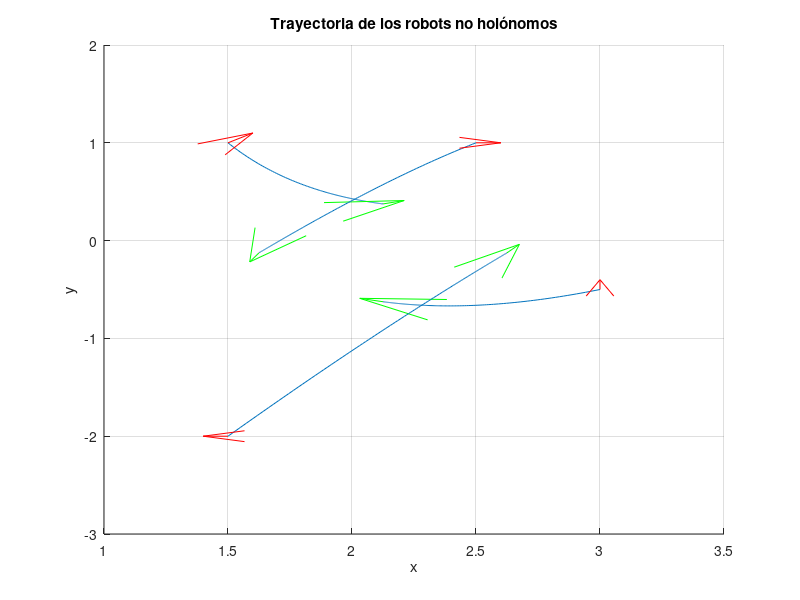
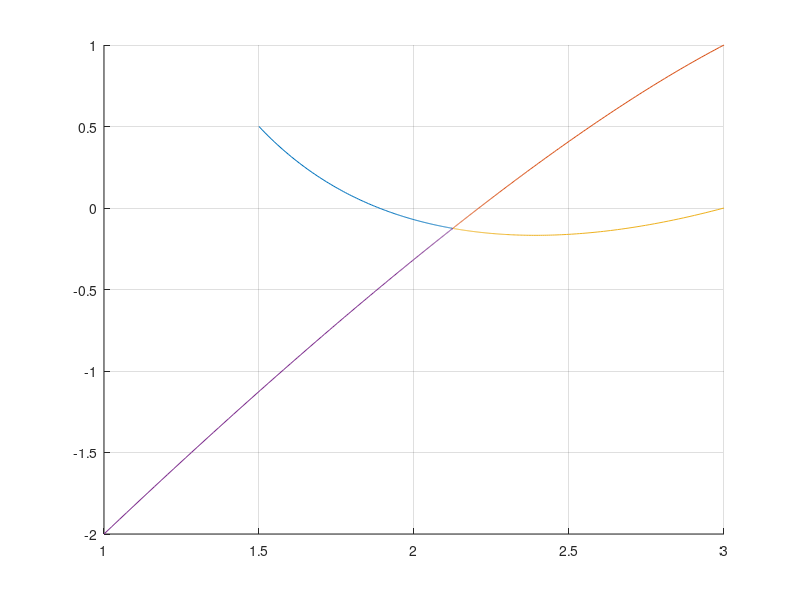
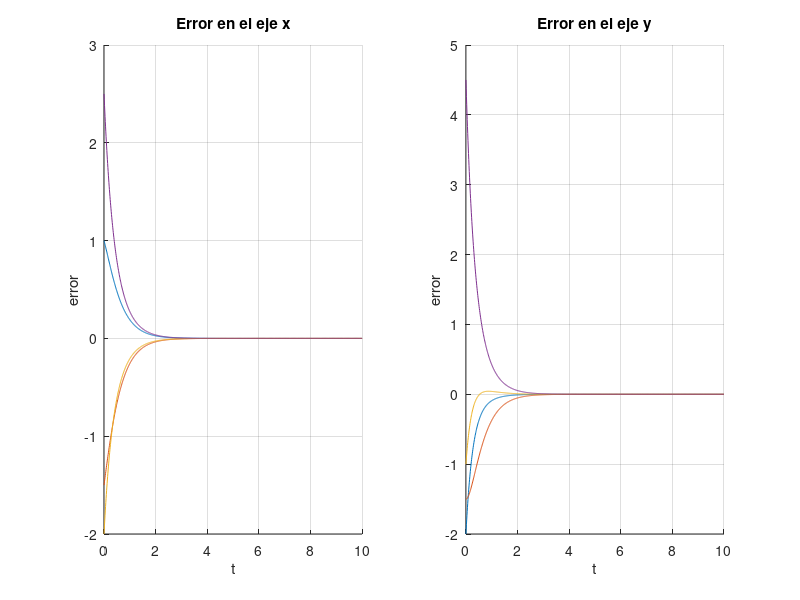
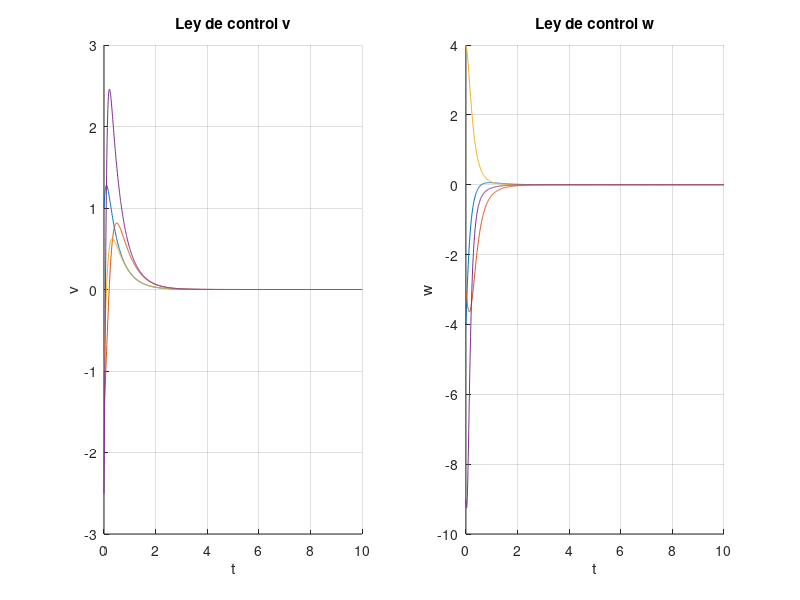

These figures' MATLAB source, in order:
clc
clearvars
close all

%Parametros iniciales
d=.5;        %Distancia del robot al punto de control
l=0.5;      %Distancia del punto de control al agente virtual
agentes=4;  %Numero de agentes
sigma=0.2;  %Distancia de seguridad
k1=10;     %Ganancia de evasion
k2=2;     %Ganancia de consenso
delta=.1;

%Matriz laplaciana 
L=[2 -1  0 -1;
  -1  2 -1  0;
   0 -1  2 -1;
  -1  0 -1  2];
I2=eye(2);
Jr=I2;
kronL=kron(L,I2);

%Posiciones iniciales robots reales, elegidas al azar
x=[1 2 3 2];
y=[1 1 -1 -2];
Theta=deg2rad([0 0 90 180]);
%Posiciones iniciales de los puntos de control
alpha1=[x(1)+d*round(cos(Theta(1))); y(1)+d*round(sin(Theta(1)))];
alpha2=[x(2)+d*round(cos(Theta(2))); y(2)+d*round(sin(Theta(2)))];
alpha3=[x(3)+d*round(cos(Theta(3))); y(3)+d*round(sin(Theta(3)))];
alpha4=[x(4)+d*round(cos(Theta(4))); y(4)+d*round(sin(Theta(4)))];
alphaInit=[alpha1;alpha2;alpha3;alpha4];

%Formacion especificada (un rombo)
z1=l*[round(cos((3*pi)/2)); round(sin((3*pi)/2))];
z2=l*[round(cos(2*pi)); round(sin(2*pi))];
z3=l*[round(cos(pi/2)); round(sin(pi/2))];
z4=l*[round(cos(3*pi)); round(sin(pi))];
z=[z1;z2;z3;z4];

%Posiciones iniciales agentes virtuales
alphav1=alpha1+z1;
alphav2=alpha2+z2;
alphav3=alpha3+z3;
alphav4=alpha4+z4;
alphavInit=[alphav1;alphav2;alphav3;alphav4];

%Condiciones de la simulacion
Dt = 0.01; % Periodo de muestreo
tiempo = 10; % Duracion de la simulacion en segundos
iteraciones = tiempo / Dt;

%Inicialización de parametros
alphav=zeros(agentes*2,iteraciones+1); %Agentes virtuales
alphav(:,1)=alphavInit;
alpha=zeros(agentes*2,iteraciones);    %Puntos de control
alpha(:,1)=alphaInit;
theta=zeros(agentes,iteraciones);
theta(:,1)=Theta;
e=zeros(agentes*2,iteraciones);
v_hist=zeros(agentes,iteraciones);
w_hist=zeros(agentes,iteraciones);
%Simulacion
for k=1:iteraciones
    
    for i=1:agentes
        Id=(2*i)-1:(2*i);
        
        %Dinamica
        M = [cos(theta(i,k)) -d*sin(theta(i,k));
              sin(theta(i,k))  d*cos(theta(i,k))];
        %Calculo las posiciones del punto de control 
        alpha(:,k)=alphav(:,k)-z;
        %Posicion del agente en curso
        alphai=alpha(Id(1):Id(2),k);

        ui=-kronL*alphav(:,k);
        uAplicada=M\ui(Id(1):Id(2),:);
        

        v=uAplicada(1);
        w=uAplicada(2);

        %Apoximación de Euler del sistema
        alphav(Id(1):Id(2),k+1)=alphav(Id(1):Id(2),k)+Dt*(M*uAplicada);
        theta(i,k+1)=theta(i,k)+Dt*w;
        
        %Guardo valores para graficar
        e(:,k)=-kronL*alphav(:,k);
        v_hist(i,k)=v;
        w_hist(i,k)=w;
    end
end

figure
hold on
plot(alpha(1,:),alpha(2,:))
quiver(alpha(1, 1), alpha(2, 1), cos(theta(1,1)), sin(theta(3,1)), 0.1, 'r', 'LineWidth', .1, 'MaxHeadSize', 1 );
quiver(alpha(1, end), alpha(2, end), cos(theta(1,end)), sin(theta(3,end)), 0.1, 'g', 'LineWidth', .1, 'MaxHeadSize', 2);
plot(alpha(3,:),alpha(4,:))
quiver(alpha(3, 1), alpha(4, 1), cos(theta(2,1)), sin(theta(2,1)), 0.1, 'r', 'LineWidth', .1, 'MaxHeadSize', 1 );
quiver(alpha(3, end), alpha(4, end), cos(theta(2,end)), sin(theta(2,end)), 0.1, 'g', 'LineWidth', .1, 'MaxHeadSize', 2);
plot(alpha(5,:),alpha(6,:))
quiver(alpha(5, 1), alpha(6, 1), cos(theta(3,1)), sin(theta(3,1)), 0.1, 'r', 'LineWidth', .1, 'MaxHeadSize', 1 );
quiver(alpha(5, end), alpha(6, end), cos(theta(3,end)), sin(theta(3,end)), 0.1, 'g', 'LineWidth', .1, 'MaxHeadSize', 2);
plot(alpha(7,:),alpha(8,:))
quiver(alpha(7, 1), alpha(8, 1), cos(theta(4,1)), sin(theta(4,1)), 0.1, 'r', 'LineWidth', .1, 'MaxHeadSize', 1 );
quiver(alpha(7, end), alpha(8, end), cos(theta(4,end)), sin(theta(4,end)), 0.1, 'g', 'LineWidth', .1, 'MaxHeadSize', 2);
xlabel('x');
ylabel('y');
title('Trayectoria de los robots no holónomos');
grid on
hold off

figure
hold on
plot(alphav(1,:),alphav(2,:))
plot(alphav(3,:),alphav(4,:))
plot(alphav(5,:),alphav(6,:))
plot(alphav(7,:),alphav(8,:))
grid on
hold off

t = linspace(0, tiempo, iteraciones);
figure 
subplot(1,2,1)
hold on 
plot(t,e(1,:))
plot(t,e(3,:))
plot(t,e(5,:))
plot(t,e(7,:))
xlabel('t');
ylabel('error');
title('Error en el eje x');
grid on
hold off
subplot(1,2,2)
hold on
plot(t,e(2,:))
plot(t,e(4,:))
plot(t,e(6,:))
plot(t,e(8,:))
xlabel('t');
ylabel('error');
title('Error en el eje y');
grid on 
hold off

figure 
subplot(1,2,1)
hold on 
plot(t,v_hist(1,:))
plot(t,v_hist(2,:))
plot(t,v_hist(3,:))
plot(t,v_hist(4,:))
xlabel('t');
ylabel('v');
title('Ley de control v');
grid on
hold off
subplot(1,2,2)
hold on
plot(t,w_hist(1,:))
plot(t,w_hist(2,:))
plot(t,w_hist(3,:))
plot(t,w_hist(4,:))
xlabel('t');
ylabel('w');
title('Ley de control w');
grid on 
hold off

